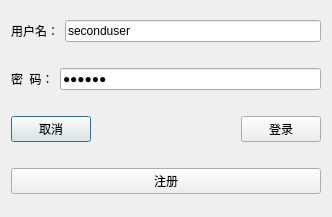
<?xml version="1.0" encoding="UTF-8"?>
<ui version="4.0">
 <class>Login</class>
 <widget class="QDialog" name="Login">
  <property name="geometry">
   <rect>
    <x>0</x>
    <y>0</y>
    <width>332</width>
    <height>217</height>
   </rect>
  </property>
  <property name="windowTitle">
   <string>Dialog</string>
  </property>
  <layout class="QVBoxLayout" name="verticalLayout" stretch="3,3,3,1">
   <property name="topMargin">
    <number>0</number>
   </property>
   <property name="bottomMargin">
    <number>0</number>
   </property>
   <item>
    <layout class="QHBoxLayout" name="horizontalLayout">
     <item>
      <widget class="QLabel" name="label_2">
       <property name="text">
        <string>用户名：</string>
       </property>
      </widget>
     </item>
     <item>
      <widget class="QLineEdit" name="userNameLedt">
       <property name="text">
        <string>seconduser</string>
       </property>
       <property name="maxLength">
        <number>20</number>
       </property>
       <property name="frame">
        <bool>true</bool>
       </property>
      </widget>
     </item>
    </layout>
   </item>
   <item>
    <layout class="QHBoxLayout" name="horizontalLayout_2">
     <item>
      <widget class="QLabel" name="label_3">
       <property name="text">
        <string>密  码：</string>
       </property>
      </widget>
     </item>
     <item>
      <widget class="QLineEdit" name="passwdLedt">
       <property name="text">
        <string>123456</string>
       </property>
       <property name="maxLength">
        <number>20</number>
       </property>
       <property name="echoMode">
        <enum>QLineEdit::Password</enum>
       </property>
      </widget>
     </item>
    </layout>
   </item>
   <item>
    <layout class="QHBoxLayout" name="horizontalLayout_3">
     <item>
      <widget class="QPushButton" name="cancleBtn">
       <property name="text">
        <string>取消</string>
       </property>
      </widget>
     </item>
     <item>
      <spacer name="horizontalSpacer_2">
       <property name="orientation">
        <enum>Qt::Horizontal</enum>
       </property>
       <property name="sizeHint" stdset="0">
        <size>
         <width>40</width>
         <height>20</height>
        </size>
       </property>
      </spacer>
     </item>
     <item>
      <widget class="QPushButton" name="loginBtn">
       <property name="text">
        <string>登录</string>
       </property>
      </widget>
     </item>
    </layout>
   </item>
   <item>
    <layout class="QHBoxLayout" name="horizontalLayout_4">
     <property name="spacing">
      <number>0</number>
     </property>
     <item>
      <widget class="QPushButton" name="registerpushButton">
       <property name="text">
        <string>注册</string>
       </property>
       <property name="autoDefault">
        <bool>false</bool>
       </property>
      </widget>
     </item>
    </layout>
   </item>
  </layout>
 </widget>
 <tabstops>
  <tabstop>userNameLedt</tabstop>
  <tabstop>passwdLedt</tabstop>
  <tabstop>loginBtn</tabstop>
  <tabstop>cancleBtn</tabstop>
 </tabstops>
 <resources/>
 <connections/>
</ui>
